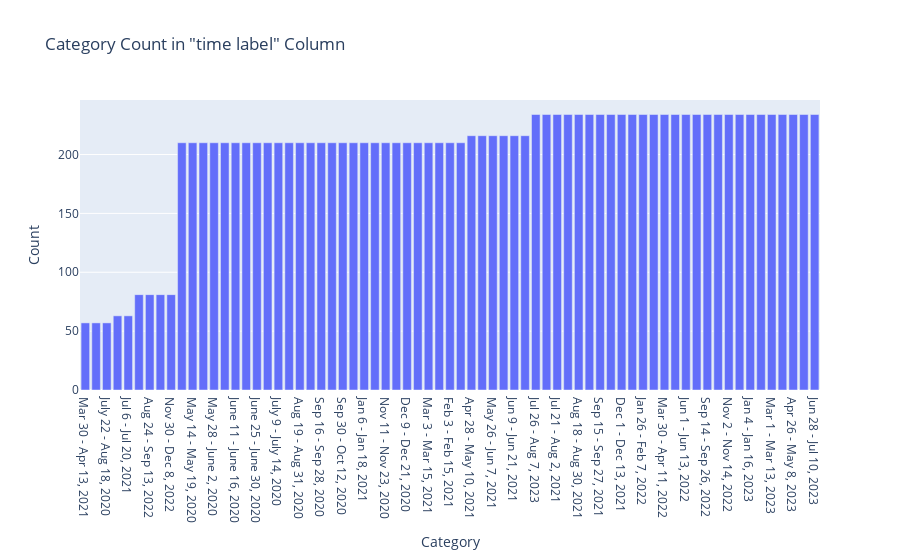

Write notebook code for a chart like this one.
### Markdown cell above
Most of the respondents were from the United States as shown in the bar chart above.

### Code cell
#checking how many categories there are in the time period label.
category_counts = df["Time Period Label"].value_counts().reset_index()
category_counts.columns = ["Category","Count"]

fig = px.bar(category_counts, x='Category', y='Count', title='Category Count in "time label" Column')
fig.update_xaxes(categoryorder='total ascending')  # Sort x-axis categories
fig.show()

### Figure 1 — Plotly figure (JSON) as saved in the notebook; plotly's stock layout.template omitted (floating-point values rounded to 4 significant figures)
{"data": [{"alignmentgroup": "True", "hovertemplate": "Category=%{x}<br>Count=%{y}<extra></extra>", "legendgroup": "", "marker": {"color": "#636efa", "pattern": {"shape": ""}}, "name": "", "offsetgroup": "", "orientation": "v", "showlegend": false, "textposition": "auto", "type": "bar", "x": ["Jul 26 - Aug 7, 2023", "Jun 29 - Jul 11, 2022", "Jul 21 - Aug 2, 2021", "Aug 4 - Aug 16, 2021", "Aug 18 - Aug 30, 2021", "Sep 1 - Sep 13, 2021", "Sep 15 - Sep 27, 2021", "Sep 29 - Oct 11, 2021", "Dec 1 - Dec 13, 2021", "Dec 29, 2021 - Jan 10, 2022", "Jan 26 - Feb 7, 2022", "Mar 2 - Mar 14, 2022", "Mar 30 - Apr 11, 2022", "Apr 27 - May 9, 2022", "Jun 1 - Jun 13, 2022", "Jul 27 - Aug 8, 2022", "Sep 14 - Sep 26, 2022", "Oct 5 - Oct 17, 2022", "Nov 2 - Nov 14, 2022", "Dec 9 - Dec 19, 2022", "Jan 4 - Jan 16, 2023", "Feb 1 - Feb 13, 2023", "Mar 1 - Mar 13, 2023", "Mar 29 - Apr 10, 2023", "Apr 26 - May 8, 2023", "Jun 7 - Jun 19, 2023", "Jun 28 - Jul 10, 2023", "Apr 28 - May 10, 2021", "Jun 23 - Jul 5, 2021", "May 26 - Jun 7, 2021", "May 12 - May 24, 2021", "Jun 9 - Jun 21, 2021", "Apr 14 - Apr 26, 2021", "Oct 28 - Nov 9, 2020", "May 14 - May 19, 2020", "May 21 - May 26, 2020", "May 28 - June 2, 2020", "June 4 - June 9, 2020", "June 11 - June 16, 2020", "June 18 - June 23, 2020", "June 25 - June 30, 2020", "July 2 - July 7, 2020", "July 9 - July 14, 2020", "July 16 - July 21, 2020", "Aug 19 - Aug 31, 2020", "Sep 2 - Sep 14, 2020", "Sep 16 - Sep 28, 2020", "Oct 14 - Oct 26, 2020", "Sep 30 - Oct 12, 2020", "Apr 23 - May 5, 2020", "Jan 6 - Jan 18, 2021", "May 7 - May 12, 2020", "Nov 11 - Nov 23, 2020", "Nov 25 - Dec 7, 2020", "Dec 9 - Dec 21, 2020", "Mar 17 - Mar 29, 2021", "Mar 3 - Mar 15, 2021", "Feb 17 - Mar 1, 2021", "Feb 3 - Feb 15, 2021", "Jan 20 - Feb 1, 2021", "Feb 23 - Mar 1, 2022", "Aug 24 - Sep 13, 2022", "May 25 - May 31, 2022", "Nov 30 - Dec 8, 2022", "Oct 12 - Nov 30, 2021", "Jul 6 - Jul 20, 2021", "Mar 30 - Apr 13, 2021", "Dec 22, 2020 - Jan 5, 2021", "July 22 - Aug 18, 2020"], "xaxis": "x", "y": [234, 234, 234, 234, 234, 234, 234, 234, 234, 234, 234, 234, 234, 234, 234, 234, 234, 234, 234, 234, 234, 234, 234, 234, 234, 234, 234, 216, 216, 216, 216, 216, 216, 210, 210, 210, 210, 210, 210, 210, 210, 210, 210, 210, 210, 210, 210, 210, 210, 210, 210, 210, 210, 210, 210, 210, 210, 210, 210, 210, 81, 81, 81, 81, 63, 63, 57, 57, 57], "yaxis": "y"}], "layout": {"barmode": "relative", "legend": {"tracegroupgap": 0}, "title": {"text": "Category Count in \"time label\" Column"}, "xaxis": {"anchor": "y", "categoryorder": "total ascending", "domain": [0, 1], "title": {"text": "Category"}}, "yaxis": {"anchor": "x", "domain": [0, 1], "title": {"text": "Count"}}}}
